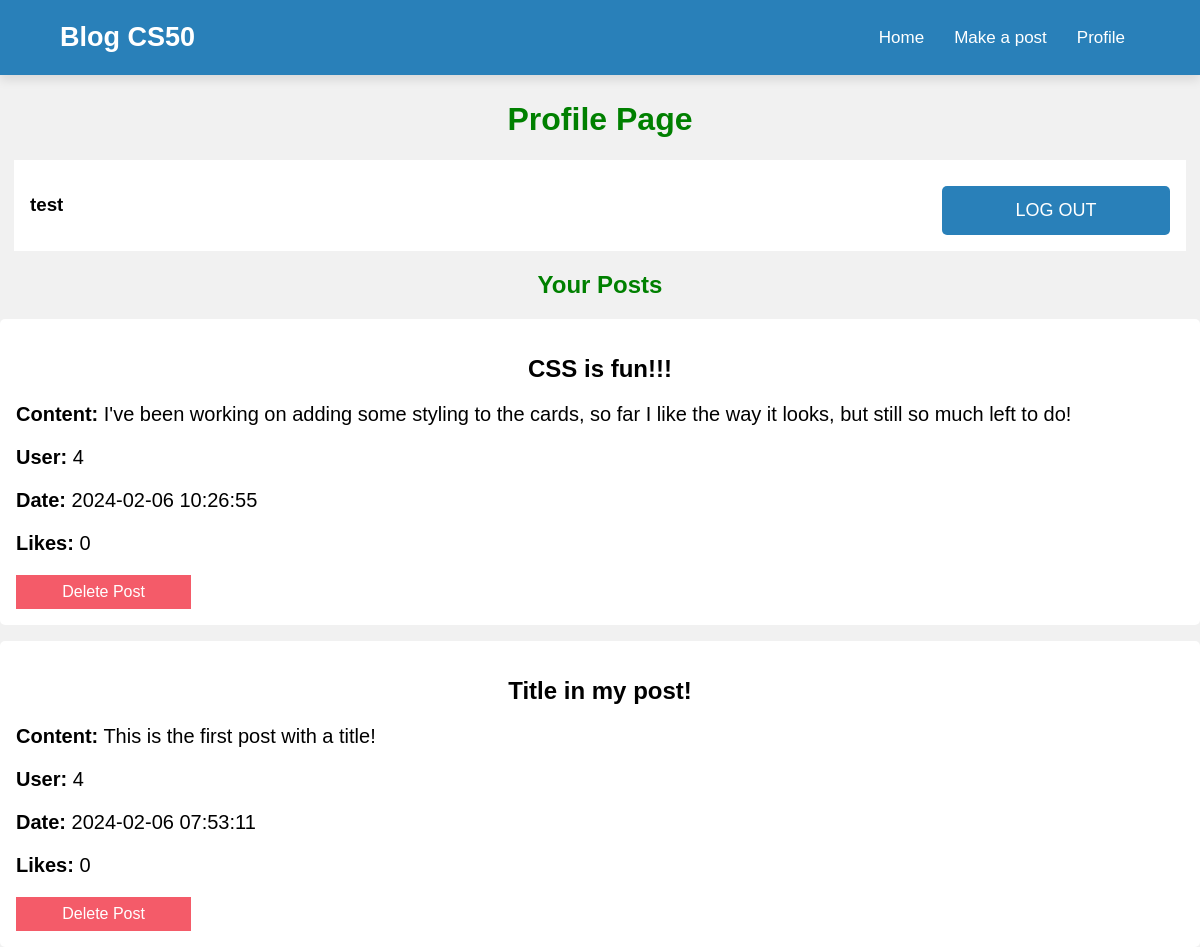
Page /profile (signed in) on the committed database.
### tables this page shows
CREATE TABLE users (
    id INTEGER PRIMARY KEY AUTOINCREMENT,
    username TEXT NOT NULL,
    hash TEXT NOT NULL,
    posts INTEGER DEFAULT 0
);

CREATE TABLE posts (
    post_id INTEGER PRIMARY KEY AUTOINCREMENT,
    user_id INTEGER NOT NULL,
    title TEXT NOT NULL DEFAULT 'Default Title',
    content TEXT NOT NULL,
    likes INTEGER DEFAULT 0,
    created_at TIMESTAMP DEFAULT CURRENT_TIMESTAMP,
    FOREIGN KEY (user_id) REFERENCES users(id)
);

### app.py (the view)
@app.route("/profile")
def profile():
    user_id = session.get('user_id')
    posts = db.execute("SELECT * FROM posts WHERE user_id = ? ORDER BY created_at DESC", user_id)
    user = db.execute("SELECT * FROM users WHERE id = ? LIMIT 1", session.get('user_id'))
    return render_template("profile.html", posts=posts, user=user)

### templates/profile.html (shortened to what this page needs)
{% extends "layout.html" %}
{% block main %}
<div class="loginMain">
    <h1>Profile Page</h1>
    <div class="profileUserInfo">
        <h3>{{ user[0]['username'] }}</h3>
        <button id="logOutBtn"><a href="/logout">Log out</a></button>
    </div>
    <div>
        <h2 class="postsH2">Your Posts</h2>
        {% for post in posts %}
        <div class="description">
            <h2>{{ post.title }}</h2>
            <p><strong>Content:</strong> {{ post.content }}</p>
            <p><strong>User:</strong> {{ post.user_id }}</p>
            <div>
                <p><strong>Date:</strong> {{ post.created_at }}</p>
                <p><strong>Likes:</strong> {{ post.likes }}</p>
            </div>
            <form action="{{ url_for('delete_post', post_id=post.post_id) }}" method="post">
                <button type="submit" class="deleteBtn">Delete Post</button>
            </form>
        </div>
        {% else %}
        <p>Post not found</p>
        <p><a href="/post">Create a post?</a></p>
        {% endfor %}
    </div>
</div>
{% endblock %}

### static/styles.css (style rules this page uses)
h1 { color: green; }
body { background-color: #f1f1f1; display: flex; flex-direction: column; font-size: 1rem; justify-content: center; font-family: Poppins, sans-serif; margin: 0; padding: 0; box-sizing: border-box; }
.loginMain { width: 100%; height: 80vh; position: relative; }
.loginMain h1, h2, h3 { text-align: center; }
.description { padding: 1rem; margin: 1rem auto; box-shadow: 0 3px 7px -1px(#000, .1); background-color: #fff; border-radius: 5px; max-width: 1200px; }
.description p { font-size: 20px; }
.deleteBtn { cursor: pointer; color: #fff; font-size: 16px; border: 0; background-color: rgba(244, 91, 105, 1); padding: 8px 0; width: 15%; }
.profileUserInfo { display: flex; justify-content: space-between; margin: auto; width: 95%; background-color: #fff; padding: 1rem; box-shadow: 0 3px 7px -1px(#000, .1); }
.postsH2 { color: green; }
.profileUserInfo button { cursor: pointer; color: #fff; font-size: 18px; text-transform: uppercase; width: 20%; border: 0; padding: 10px 0; margin-top: 10px; margin-left: -5px; border-radius: 5px; background-color: #2980b9; }
.profileUserInfo button a { color: #fff; text-decoration: none; }

### rows in the picture
users: username "test"
posts: title "CSS is fun!!!", content "I've been working on adding some styling to the cards, so far I like the way it looks, but still so much left to do!", user_id "4", created_at "2024-02-06 10:26:55", likes "0"
posts: title "Title in my post!", content "This is the first post with a title!", user_id "4", created_at "2024-02-06 07:53:11", likes "0"
